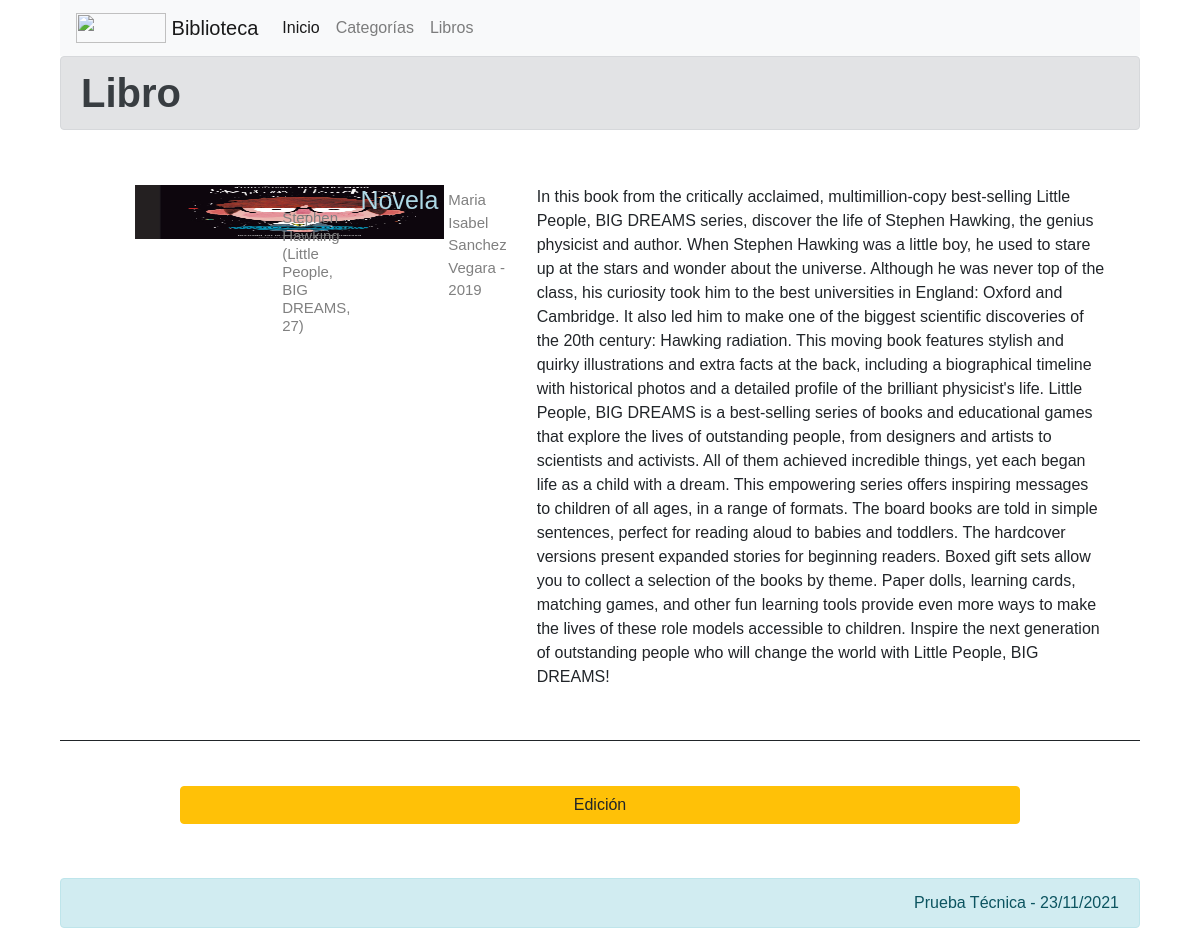
The app's page /books/view-book/1 with its own data.
### libros/models.py (models this page shows)
class Book(models.Model):
    title= models.CharField(max_length=150, verbose_name='Titulo', null=False, blank=False)
    description= models.CharField(max_length=255, verbose_name='Descripción', null=False, blank=False)
    author= models.CharField(max_length=100, verbose_name='Autor', null=False, blank=False)
    year= models.CharField(max_length=4, verbose_name='Año', null=False, blank=False)
    front= models.ImageField(default=None, verbose_name='Portada', null=False, blank=False, upload_to='portadas')
    categories= models.ManyToManyField(Category, verbose_name='Categorías', null=False, blank=False, related_name="books")
    class Meta:
        verbose_name= 'Libro'
        verbose_name_plural = 'Libros'

class Category(models.Model):
    name= models.CharField(max_length=100, verbose_name='Nombre', null=False, blank=False)
    description = models.CharField(max_length=255, verbose_name='Descripción', null=False, blank=False)
    create_at= models.DateTimeField(auto_now_add=True, verbose_name="Creado el")
    class Meta:
        verbose_name= 'Categoría'
        verbose_name_plural = 'Categorías'
    def __str__(self):
        return self.name

### libros/views.py (the view)
# urls.py: path('books/view-book/<int:book_id>', views.book, name="book"),
def book(request, book_id):
    book = get_object_or_404(Book, id=book_id)
    categories = Category.objects.all
    return render(request, 'books/addEdition.html', {
        'book': book,
        'categories': categories,
        'title': 'Libro',
        'button': 'Editar',
        'edition': book_id,
        'show_edition': 'd-none',
        'required': ''
    })

### libros/templates/books/addEdition.html (shortened to what this page needs)
{% extends 'layouts/layout.html' %}
{% block content %}
    <h1 class="title alert alert-secondary alert-link">{{title}} </h1>
    {% if edition != 0 %}
        {% include 'books/book.html' with book=book nolink=1 delete='d-none' %}
        <div class="col-sm-12 text-center">
            <button id="btnEdition" class="btn btn-warning" type="button" typeevent="0">Edici&oacute;n</button>
        </div>
    {% endif %}
{% endblock %}

### libros/templates/books/book.html (shortened to what this page needs)
        <book class="book-item">
            {% if book.front != 'null' and book.front.url|length >= 1 %}
                <div class="image">
                    <img src={{book.front.url}} />
                </div>
            {% endif %}
            <div class="data">
                <h5>
                    {% if nolink == 0 %}
                        <a class="select-element" href="{% url 'book' book.id %}">{{book.title}} </a>
                    {% else %}
                        <span class="nameElement">{{book.title}}</span>
                    {% endif %}
                </h5>
                <h5>
                    {% for category in book.categories.all %}
                        <a class="select-other-element categories" href="{% url 'category' category.id %} ">{{category}} </a>
                    {% endfor %}
                </h5>
                <span class"date">
                    {{book.author}} - {{book.year}}
                </span>
                <p {% if nolink != 1 %} class="textcut" {% endif %}>
                    {{book.description| safe}}
                </p>
            </div>
        </book>

### iniapp/static/css/style.css (style rules this page uses)
* { margin: 0px; padding: 0px; font-family: Arial, Helvetica, sans-serif; text-decoration: none; }
.select-other-element { text-decoration: none; color: lightblue; }
.category-item, .book-item { margin-bottom: 20px; margin-top: 20px; padding: 15px; border-bottom: 1px solid; clear: both; display: flex; }
.category-item .data, .book-item .data { float: left; padding: 15px; padding-top: 0; display: contents; }
.book-item .image { padding: 20px 60px 0; }
.book-item img { width: 200px; height: 200px; }
.category-item h2, .book-item h5 { font-size: 25px; color: #333; margin-bottom: 10px; padding: 20px 0; max-width: 126px; }
.category-item span, .book-item span { font-size: 15px; color: gray; margin-bottom: 10px; display: block; padding: 24px 10px; max-width: 150px; }
.category-item p, .book-item p { padding: 20px; max-width: 680px; }
.btn.btn-primary, .btn.btn-warning, .btn.btn-danger { width: 80%; margin-top: 25px; }
@media (max-width: 1200px) { .book-item img { width: 400%; height: 10%; } }

### records on screen
Book: front (picture), title "Stephen Hawking (Little People, BIG DREAMS, 27)", author "Maria Isabel Sanchez Vegara", year "2019", description "In this book from the critically acclaimed, multimillion-copy best-selling Little People, BIG DREAMS series, discover the life of Stephen Hawking, the genius physicist and author. When Stephen Hawking was a little boy, he used to stare up at the stars and wonder about the universe. Although he was never top of the class, his curiosity took him to the best universities in England: Oxford and Cambridge. It also led him to make one of the biggest scientific discoveries of the 20th century: Hawking radiation. This moving book features stylish and quirky illustrations and extra facts at the back, including a biographical timeline with historical photos and a detailed profile of the brilliant…"
Category: name "Novela"

### other values on screen
{{ title }} "Libro"
